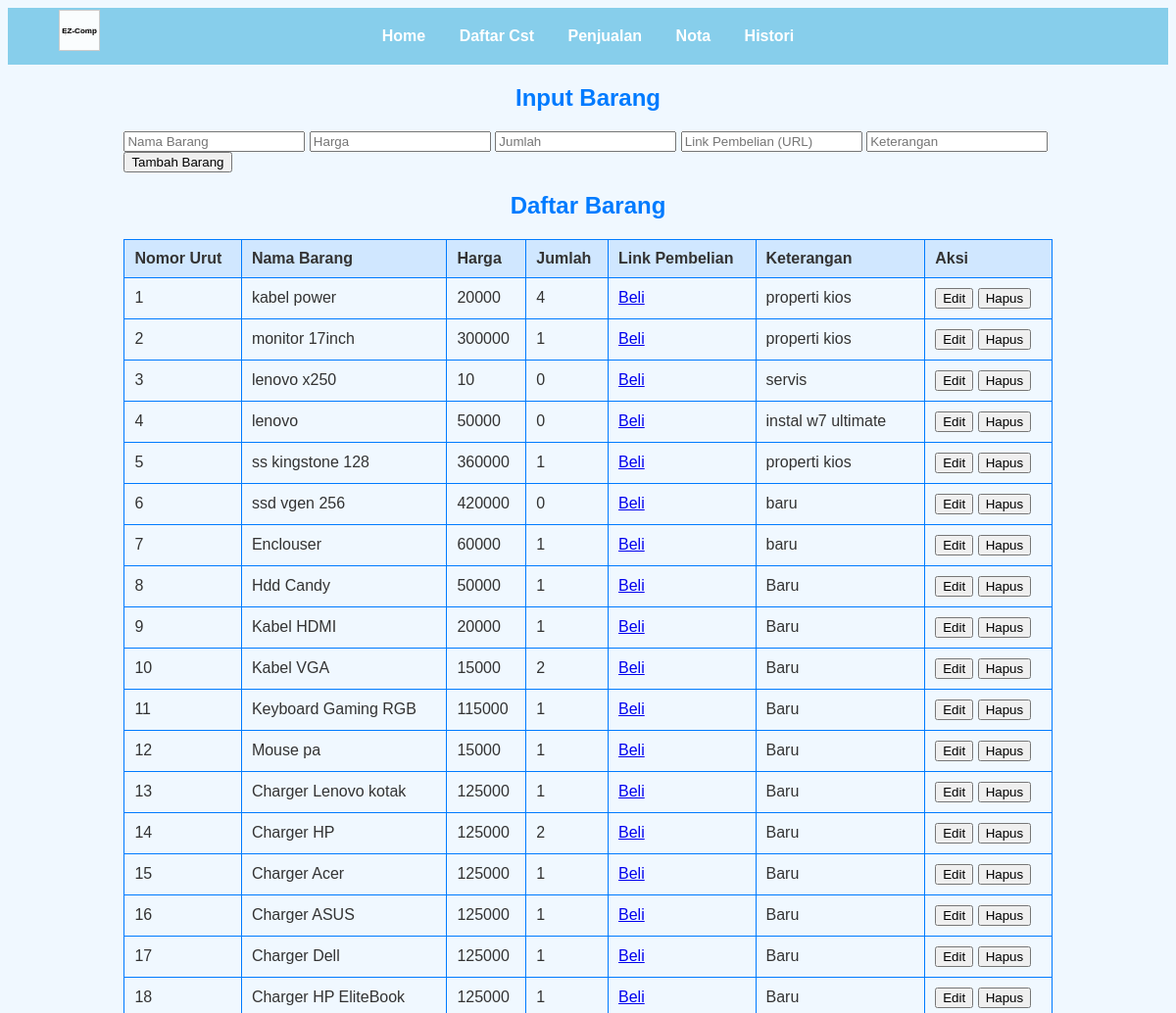
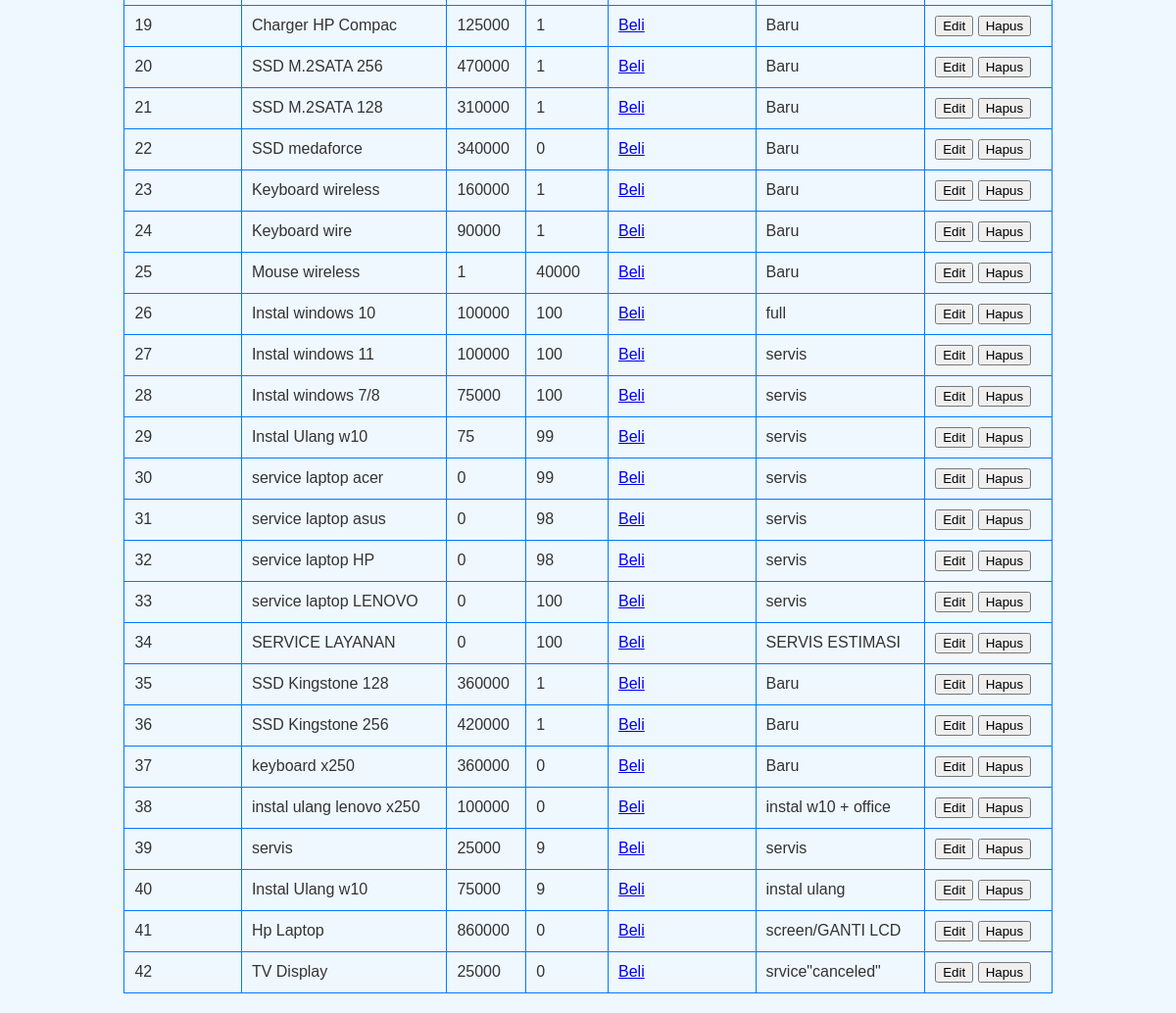
The app's page /input_barang.php with its own data (2 pictures, top to bottom).
### tables this page shows
CREATE TABLE barang (
        id INTEGER PRIMARY KEY AUTOINCREMENT,
        nomor_urut INTEGER NOT NULL,
        nama_barang TEXT NOT NULL,
        harga REAL NOT NULL,
        jumlah INTEGER NOT NULL,
        link_pembelian TEXT,
        keterangan TEXT
    );

### input_barang.php (the view, shortened to what this page needs)
<?php
$db_file = 'login_logout.db';
try {
    $db = new PDO("sqlite:$db_file");
    $db->setAttribute(PDO::ATTR_ERRMODE, PDO::ERRMODE_EXCEPTION);
    $createTableSQL = "CREATE TABLE IF NOT EXISTS barang (
        id INTEGER PRIMARY KEY AUTOINCREMENT,
        nomor_urut INTEGER NOT NULL UNIQUE,
        nama_barang TEXT NOT NULL,
        harga REAL NOT NULL,
        jumlah INTEGER NOT NULL,
        link_pembelian TEXT,
        keterangan TEXT
    );";
    $db->exec($createTableSQL);
} catch (PDOException $e) {
    echo "Koneksi gagal: " . $e->getMessage();
    exit();
}
$current_item = null;
function getBarang() {
    global $db;
    $stmt = $db->query("SELECT * FROM barang ORDER BY nomor_urut ASC");
    return $stmt->fetchAll(PDO::FETCH_ASSOC);
}
$barang = getBarang();
?>
<!DOCTYPE html>
<html lang="en">
<head>
</head>
<body>
<div class="cube-container">
    <div class="cube">
        <div class="face front">EZ-Comp</div>
        <div class="face back">EZ-Comp</div>
    </div>
</div>
    <div class="navbar">
    <a href="home.php">Home</a>
    <a href="cst.php">Daftar Cst</a>
    <a href="penjualan.php">Penjualan</a>
    <a href="nota.php">Nota</a>
    <a href="histori.php">Histori</a>
    </div>
    <h2>Input Barang</h2>
    <form method="post">
        <input type="text" name="nama_barang" placeholder="Nama Barang" value="<?php echo $current_item ? htmlspecialchars($current_item['nama_barang']) : ''; ?>" required>
        <input type="number" name="harga" placeholder="Harga" value="<?php echo $current_item ? htmlspecialchars($current_item['harga']) : ''; ?>" required>
        <input type="number" name="jumlah" placeholder="Jumlah" value="<?php echo $current_item ? htmlspecialchars($current_item['jumlah']) : ''; ?>" required>
        <input type="url" name="link_pembelian" placeholder="Link Pembelian (URL)" value="<?php echo $current_item ? htmlspecialchars($current_item['link_pembelian']) : ''; ?>">
        <input type="text" name="keterangan" placeholder="Keterangan" value="<?php echo $current_item ? htmlspecialchars($current_item['keterangan']) : ''; ?>">
        <button type="submit" name="<?php echo $current_item ? 'edit_barang' : 'add_barang'; ?>">
            <?php echo $current_item ? 'Edit Barang' : 'Tambah Barang'; ?>
        </button>
    </form>
    <h2>Daftar Barang</h2>
    <table>
        <tr>
            <th>Nomor Urut</th>
            <th>Nama Barang</th>
            <th>Harga</th>
            <th>Jumlah</th>
            <th>Link Pembelian</th>
            <th>Keterangan</th>
            <th>Aksi</th>
        </tr>
        <?php foreach ($barang as $item): ?>
            <tr>
                <td><?php echo htmlspecialchars($item['nomor_urut']); ?></td>
                <td><?php echo htmlspecialchars($item['nama_barang']); ?></td>
                <td><?php echo htmlspecialchars($item['harga']); ?></td>
                <td><?php echo htmlspecialchars($item['jumlah']); ?></td>
                <td><a href="<?php echo htmlspecialchars($item['link_pembelian']); ?>" target="_blank">Beli</a></td>
                <td><?php echo htmlspecialchars($item['keterangan']); ?></td>
                <td>
                    <form method="post" style="display:inline;">
                        <button type="submit" name="edit_item">Edit</button>
                    </form>
                    <form method="post" style="display:inline;">
                        <button type="submit" name="delete_barang" onclick="return confirm('Apakah Anda yakin ingin menghapus barang ini?');">Hapus</button>
                    </form>
                </td>
            </tr>
        <?php endforeach; ?>
    </table>
</body>
</html>

### input_barang.php (style rules this page uses)
body { font-family: Arial, sans-serif; background-color: #f0f8ff; color: #333; }
h2 { color: #007bff; text-align: center; }
.navbar { background-color: #87ceeb; padding: 20px; text-align: center; }
.navbar a { margin: 0 15px; color: white; text-decoration: none; font-weight: bold; }
form, table { margin: 20px auto; width: 80%; }
table { border-collapse: collapse; }
th, td { padding: 10px; border: 1px solid #007bff; text-align: left; }
th { background-color: #d0e7ff; }
.cube { width: 40px; height: 40px; position: absolute; top: 10px; left: 60px; transform-style: preserve-3d; animation: rotate 5s infinite linear; }
.cube div { position: absolute; width: 40px; height: 40px; background: rgba(255, 255, 255, 0.8); border: 1px solid #ccc; display: flex; align-items: center; justify-content: center; font-size: 8px; color: black; font-weight: bold; }
.front { transform: translateZ(20px); }
.back { transform: rotateY(180deg) translateZ(20px); }

### records on screen
barang: nomor_urut "1", nama_barang "kabel power", harga "20000", jumlah "4", keterangan "properti kios"
barang: nomor_urut "2", nama_barang "monitor 17inch", harga "300000", jumlah "1", keterangan "properti kios"
barang: nomor_urut "3", nama_barang "lenovo x250", harga "10", jumlah "0", keterangan "servis"
barang: nomor_urut "4", nama_barang "lenovo", harga "50000", jumlah "0", keterangan "instal w7 ultimate"
barang: nomor_urut "5", nama_barang "ss kingstone 128", harga "360000", jumlah "1", keterangan "properti kios"
barang: nomor_urut "6", nama_barang "ssd vgen 256", harga "420000", jumlah "0", keterangan "baru"
barang: nomor_urut "7", nama_barang "Enclouser", harga "60000", jumlah "1", keterangan "baru"
barang: nomor_urut "8", nama_barang "Hdd Candy", harga "50000", jumlah "1", keterangan "Baru"
barang: nomor_urut "9", nama_barang "Kabel HDMI", harga "20000", jumlah "1", keterangan "Baru"
barang: nomor_urut "10", nama_barang "Kabel VGA", harga "15000", jumlah "2", keterangan "Baru"
barang: nomor_urut "11", nama_barang "Keyboard Gaming RGB", harga "115000", jumlah "1", keterangan "Baru"
barang: nomor_urut "12", nama_barang "Mouse pa", harga "15000", jumlah "1", keterangan "Baru"
barang: nomor_urut "13", nama_barang "Charger Lenovo kotak", harga "125000", jumlah "1", keterangan "Baru"
barang: nomor_urut "14", nama_barang "Charger HP", harga "125000", jumlah "2", keterangan "Baru"
barang: nomor_urut "15", nama_barang "Charger Acer", harga "125000", jumlah "1", keterangan "Baru"
barang: nomor_urut "16", nama_barang "Charger ASUS", harga "125000", jumlah "1", keterangan "Baru"
barang: nomor_urut "17", nama_barang "Charger Dell", harga "125000", jumlah "1", keterangan "Baru"
barang: nomor_urut "18", nama_barang "Charger HP EliteBook", harga "125000", jumlah "1", keterangan "Baru"
barang: nomor_urut "19", nama_barang "Charger HP Compac", harga "125000", jumlah "1", keterangan "Baru"
barang: nomor_urut "20", nama_barang "SSD M.2SATA 256", harga "470000", jumlah "1", keterangan "Baru"
barang: nomor_urut "21", nama_barang "SSD M.2SATA 128", harga "310000", jumlah "1", keterangan "Baru"
barang: nomor_urut "22", nama_barang "SSD medaforce", harga "340000", jumlah "0", keterangan "Baru"
barang: nomor_urut "23", nama_barang "Keyboard wireless", harga "160000", jumlah "1", keterangan "Baru"
barang: nomor_urut "24", nama_barang "Keyboard wire", harga "90000", jumlah "1", keterangan "Baru"
barang: nomor_urut "25", nama_barang "Mouse wireless", harga "1", jumlah "40000", keterangan "Baru"
barang: nomor_urut "26", nama_barang "Instal windows 10", harga "100000", jumlah "100", keterangan "full"
barang: nomor_urut "27", nama_barang "Instal windows 11", harga "100000", jumlah "100", keterangan "servis"
barang: nomor_urut "28", nama_barang "Instal windows 7/8", harga "75000", jumlah "100", keterangan "servis"
barang: nomor_urut "29", nama_barang "Instal Ulang w10", harga "75", jumlah "99", keterangan "servis"
barang: nomor_urut "30", nama_barang "service laptop acer", harga "0", jumlah "99", keterangan "servis"
barang: nomor_urut "31", nama_barang "service laptop asus", harga "0", jumlah "98", keterangan "servis"
barang: nomor_urut "32", nama_barang "service laptop HP", harga "0", jumlah "98", keterangan "servis"
barang: nomor_urut "33", nama_barang "service laptop LENOVO", harga "0", jumlah "100", keterangan "servis"
barang: nomor_urut "34", nama_barang "SERVICE LAYANAN", harga "0", jumlah "100", keterangan "SERVIS ESTIMASI"
barang: nomor_urut "35", nama_barang "SSD Kingstone 128", harga "360000", jumlah "1", keterangan "Baru"
barang: nomor_urut "36", nama_barang "SSD Kingstone 256", harga "420000", jumlah "1", keterangan "Baru"
barang: nomor_urut "37", nama_barang "keyboard x250", harga "360000", jumlah "0", keterangan "Baru"
barang: nomor_urut "38", nama_barang "instal ulang lenovo x250", harga "100000", jumlah "0", keterangan "instal w10 + office"
barang: nomor_urut "39", nama_barang "servis", harga "25000", jumlah "9", keterangan "servis"
barang: nomor_urut "40", nama_barang "Instal Ulang w10", harga "75000", jumlah "9", keterangan "instal ulang"
barang: nomor_urut "41", nama_barang "Hp Laptop", harga "860000", jumlah "0", keterangan "screen/GANTI LCD"
barang: nomor_urut "42", nama_barang "TV Display", harga "25000", jumlah "0", keterangan "srvice\"canceled\""
